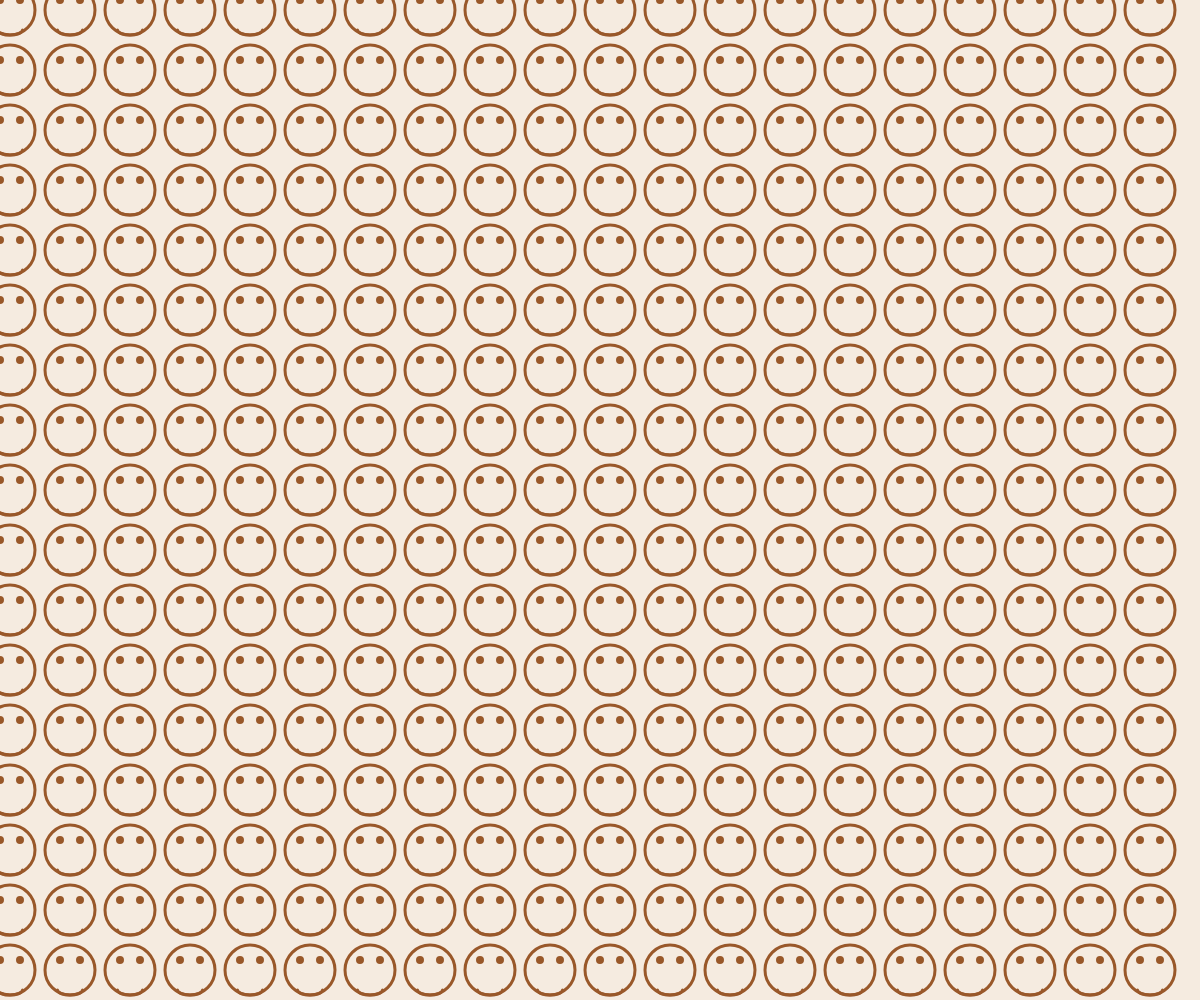
Frame 1 (no input)
Frame 60 (no input): identical to frame 1, image omitted
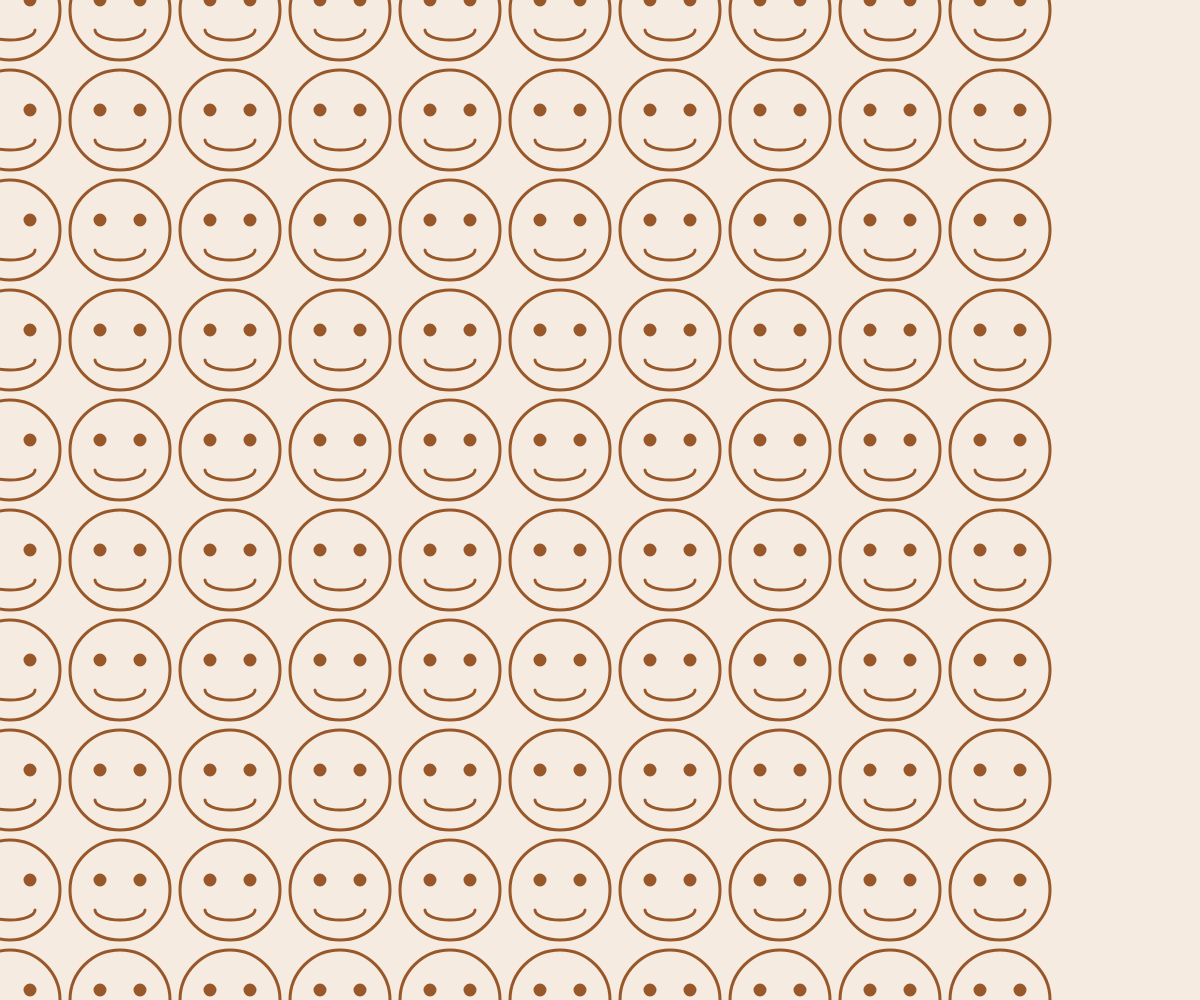
Frame 120 (the mouse pressed at the canvas centre since frame 60)

The p5.js sketch that drew these frames (run headless with seeded random() and noise() and a simulated clock; from frame 60 on, the mouse is pressed at the canvas centre):

// p5.js sketch
// ── sketch.js
function setup() {
  createCanvas(windowWidth, windowHeight);
}

function draw() {
  background("#f5ebe0");
  noFill();
  stroke("#99582a");
  strokeWeight(3);

  let faceSize = map(mouseY, 0, height, 50, 150); // Map mouseY to a face size range
  let spacing = 10;
  let facesPerRow = floor(width / (faceSize + spacing));

  // 產生25排
  for (let row = 0; row < 25; row++) {
    for (let col = 0; col < facesPerRow; col++) {
      let x = spacing + col * (faceSize + spacing);
      let y = spacing + row * (faceSize + spacing);

      // 笑臉
      ellipse(x, y, faceSize);
      fill("#99582a");
      ellipse(x - faceSize * 0.2, y - 10, faceSize * 0.1);
      ellipse(x + faceSize * 0.2, y - 10, faceSize * 0.1);
      noFill();
      arc(x, y + 20, faceSize * 0.5, faceSize * 0.2, 0, PI);
    }
  }
}
